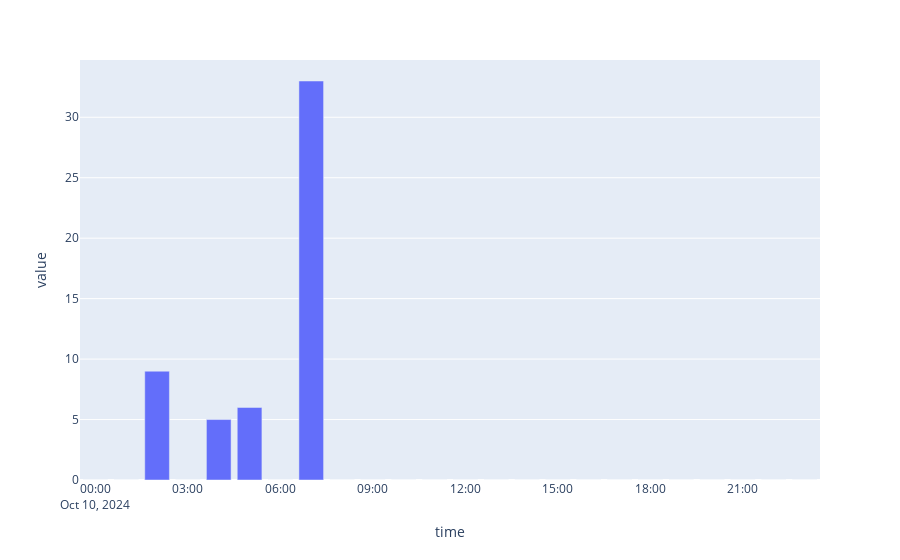

Write notebook code for a chart like this one.
### Code cell
fig = px.bar(hourly_steps, x='time', y='value')
fig.show()

### Figure 1 — Plotly figure (JSON) as saved in the notebook; plotly's stock layout.template omitted (floating-point values rounded to 4 significant figures)
{"data": [{"alignmentgroup": "True", "hovertemplate": "time=%{x}<br>value=%{y}<extra></extra>", "legendgroup": "", "marker": {"color": "#636efa", "pattern": {"shape": ""}}, "name": "", "offsetgroup": "", "orientation": "v", "showlegend": false, "textposition": "auto", "type": "bar", "x": ["2024-10-10T00:00:00", "2024-10-10T01:00:00", "2024-10-10T02:00:00", "2024-10-10T03:00:00", "2024-10-10T04:00:00", "2024-10-10T05:00:00", "2024-10-10T06:00:00", "2024-10-10T07:00:00", "2024-10-10T08:00:00", "2024-10-10T09:00:00", "2024-10-10T10:00:00", "2024-10-10T11:00:00", "2024-10-10T12:00:00", "2024-10-10T13:00:00", "2024-10-10T14:00:00", "2024-10-10T15:00:00", "2024-10-10T16:00:00", "2024-10-10T17:00:00", "2024-10-10T18:00:00", "2024-10-10T19:00:00", "2024-10-10T20:00:00", "2024-10-10T21:00:00", "2024-10-10T22:00:00", "2024-10-10T23:00:00"], "xaxis": "x", "y": [0, 0, 9, 0, 5, 6, 0, 33, 0, 0, 0, 0, 0, 0, 0, 0, 0, 0, 0, 0, 0, 0, 0, 0], "yaxis": "y"}], "layout": {"barmode": "relative", "legend": {"tracegroupgap": 0}, "margin": {"t": 60}, "xaxis": {"anchor": "y", "domain": [0, 1], "title": {"text": "time"}}, "yaxis": {"anchor": "x", "domain": [0, 1], "title": {"text": "value"}}}}
